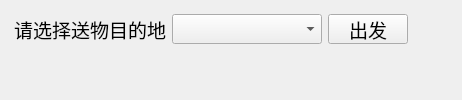
        <widget class="QWidget" name="page_transport">
         <layout class="QHBoxLayout" name="horizontalLayout_24">
          <item>
           <layout class="QHBoxLayout" name="horizontalLayout_transportPage">
            <item>
             <layout class="QHBoxLayout" name="horizontalLayout_22">
              <item>
               <layout class="QVBoxLayout" name="verticalLayout_14" stretch="1,100">
                <property name="leftMargin">
                 <number>3</number>
                </property>
                <property name="topMargin">
                 <number>3</number>
                </property>
                <property name="rightMargin">
                 <number>3</number>
                </property>
                <property name="bottomMargin">
                 <number>3</number>
                </property>
                <item>
                 <layout class="QHBoxLayout" name="horizontalLayout_21">
                  <item>
                   <widget class="QLabel" name="label_3">
                    <property name="font">
                     <font>
                      <pointsize>14</pointsize>
                      <weight>50</weight>
                      <bold>false</bold>
                     </font>
                    </property>
                    <property name="text">
                     <string>请选择送物目的地</string>
                    </property>
                   </widget>
                  </item>
                  <item>
                   <widget class="QComboBox" name="comboBox_navGoalsInfo">
                    <property name="minimumSize">
                     <size>
                      <width>150</width>
                      <height>30</height>
                     </size>
                    </property>
                    <property name="styleSheet">
                     <string notr="true">font: 14pt &quot;Ubuntu&quot;;</string>
                    </property>
                   </widget>
                  </item>
                  <item>
                   <widget class="QPushButton" name="pushButton_goToNavGoal">
                    <property name="minimumSize">
                     <size>
                      <width>0</width>
                      <height>30</height>
                     </size>
                    </property>
                    <property name="font">
                     <font>
                      <pointsize>14</pointsize>
                     </font>
                    </property>
                    <property name="text">
                     <string>出发</string>
                    </property>
                   </widget>
                  </item>
                 </layout>
                </item>
                <item>
                 <widget class="QWidget" name="widget_trannsportPageDisplay" native="true"/>
                </item>
               </layout>
              </item>
             </layout>
            </item>
            <item>
             <spacer name="horizontalSpacer_14">
              <property name="orientation">
               <enum>Qt::Horizontal</enum>
              </property>
              <property name="sizeHint" stdset="0">
               <size>
                <width>40</width>
                <height>20</height>
               </size>
              </property>
             </spacer>
            </item>
           </layout>
          </item>
         </layout>
        </widget>
